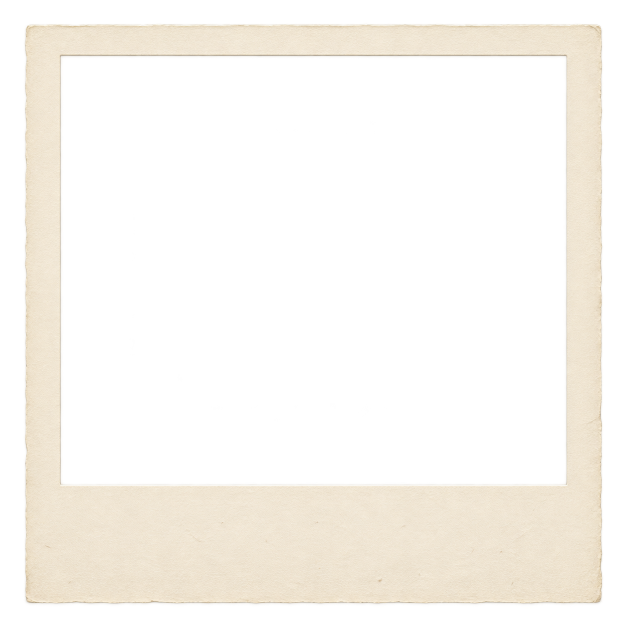
#> input picture extras/assets/frames/cream.png, 1254 x 1254 px (shown at 1/2 size)
$ python -i camera.py   (imports and definitions only)
#> lines starting #> are read from the running program, lines starting #| are printed output that depends on the picture
#> further down, picture is the input picture: PIL image 1254x1254 RGBA; mean R, G, B, A 80.3, 76.8, 70.5, 74.6
#!/usr/bin/python3
"""GTK/V4L2 instant camera; source and artwork attribution in README.md."""
import argparse
import datetime
import fcntl
from functools import lru_cache
import glob
import json
import os
from pathlib import Path
import shutil
import stat
import struct
import sys
import tempfile
import threading
import time

RATIOS = {"4:3": (4, 3), "3:4": (3, 4), "1:1": (1, 1), "16:9": (16, 9)}
FILTERS = ("Original", "Mono", "Sepia", "Warm", "Cool", "Faded")
PAPERS = ("None", "White", "Cream", "Film")
ASSETS = Path(__file__).resolve().parent / "assets" / "frames"
MAX_PIXELS = 4096 * 4096
MAX_BYTES = 32 * 1024 * 1024


# [12 lines left out: function frame_asset, not called in this run]


def data_dir():
    return Path(os.environ.get("XDG_DATA_HOME", str(Path.home() / ".local/share"))) / "c1max-camera"


# [20 lines left out: function discover_devices, not called in this run]


def compose(image, ratio="4:3", look="Original", paper="None", rotation=0, max_edge=1600):
#> called with ratio = '4:3', look = 'Original', paper = 'None', rotation = 0, max_edge = 1600
    from PIL import Image, ImageEnhance, ImageOps
    result = image.convert("RGB")
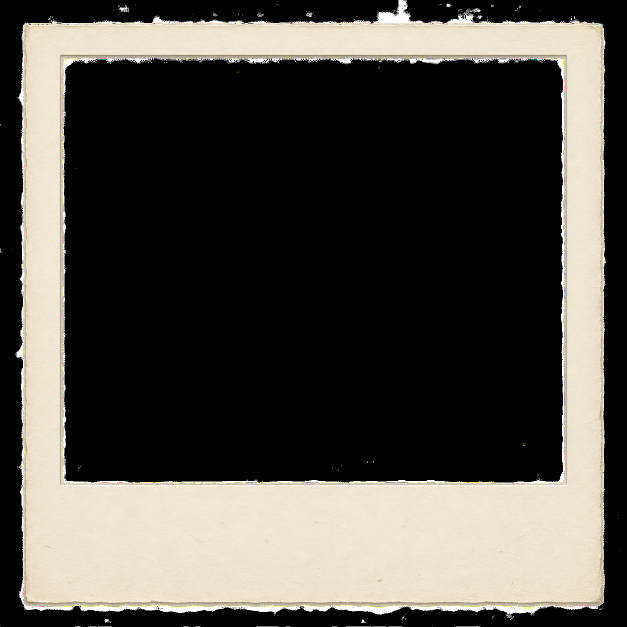
#> result: PIL image 1254x1254 RGB (shown at 1/2 size); mean R, G, B 80.3, 76.8, 70.5
    if rotation:
        result = result.rotate(-rotation, expand=True)
    rw, rh = RATIOS[ratio]
    width, height = result.size
#> width = 1254; height = 1254
    if width * rh > height * rw:
        cropped = (height * rw // rh, height)
    else:
        cropped = (width, width * rh // rw)
#> cropped = (1254, 940)
    left, top = (width - cropped[0]) // 2, (height - cropped[1]) // 2
#> left = 0; top = 157
    result = result.crop((left, top, left + cropped[0], top + cropped[1]))
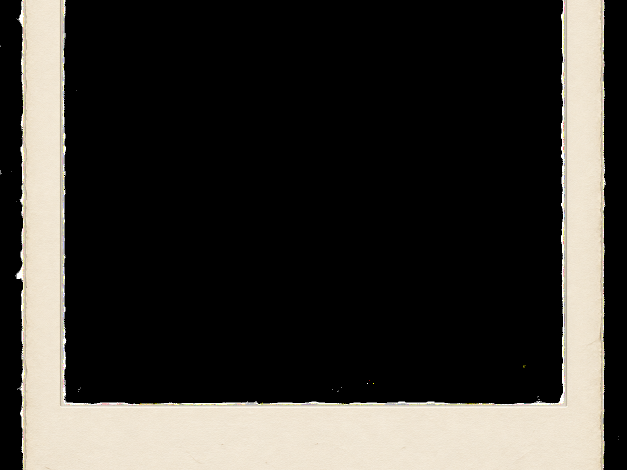
#> result: PIL image 1254x940 RGB (shown at 1/2 size); mean R, G, B 58.8, 56.2, 51.6
    result.thumbnail((max_edge, max_edge), Image.Resampling.LANCZOS)
    if look == "Mono":
        result = ImageOps.grayscale(result).convert("RGB")
    elif look == "Sepia":
        result = ImageOps.colorize(ImageOps.grayscale(result), "#21190f", "#ffe7ba")
    elif look in ("Warm", "Cool"):
        r, g, b = result.split()
        offsets = (14, 2, -10) if look == "Warm" else (-10, 2, 14)
        result = Image.merge("RGB", tuple(channel.point(lambda x, offset=offset: max(0, min(255, x + offset)))
                                           for channel, offset in zip((r, g, b), offsets)))
    elif look == "Faded":
        result = ImageEnhance.Color(ImageEnhance.Contrast(result).enhance(.78)).enhance(.68)
        result = Image.blend(result, Image.new("RGB", result.size, "#ddc7a2"), .12)
        # A small radial mask is resized in C; avoid per-pixel Python work on each preview.
        mask = Image.new("L", (64, 64))
        mask.putdata([int(max(0, 1 - ((x - 31.5) ** 2 + (y - 31.5) ** 2) / 1984) * 90 + 165)
                      for y in range(64) for x in range(64)])
        mask = mask.resize(result.size, Image.Resampling.BILINEAR)
        result = Image.composite(result, Image.new("RGB", result.size, "#1c1713"), mask)
    if paper == "None":
        return result
    width, height = result.size
    edge = max(8, min(width, height) // 10)
    bottom = edge if paper == "Film" else edge * 3
    size = (width + 2 * edge, height + edge + bottom)
    matte = Image.new("RGBA", size, "#16171a")
    name = paper.lower()
    frame, sx, sy = frame_asset(name)
    dx, dy = (0, edge, edge + width, size[0]), (0, edge, edge + height, size[1])
    for row in range(3):
        for column in range(3):
            if row == column == 1:
                continue
            patch = frame.crop((sx[column], sy[row], sx[column + 1], sy[row + 1]))
            patch = patch.resize((dx[column + 1] - dx[column], dy[row + 1] - dy[row]), Image.Resampling.BILINEAR)
            matte.alpha_composite(patch, (dx[column], dy[row]))
    matte.paste(result, (edge, edge))
    return matte.convert("RGB")


# [566 lines left out: functions save_photo, album_files, read_photo, delete_photo, smoke_test, run_gui and 1 more, not called in this run]


# [2 lines not run here, left out]

>>> from PIL import Image
>>> picture = Image.open('assets/frames/cream.png')
>>> result = compose(picture)
